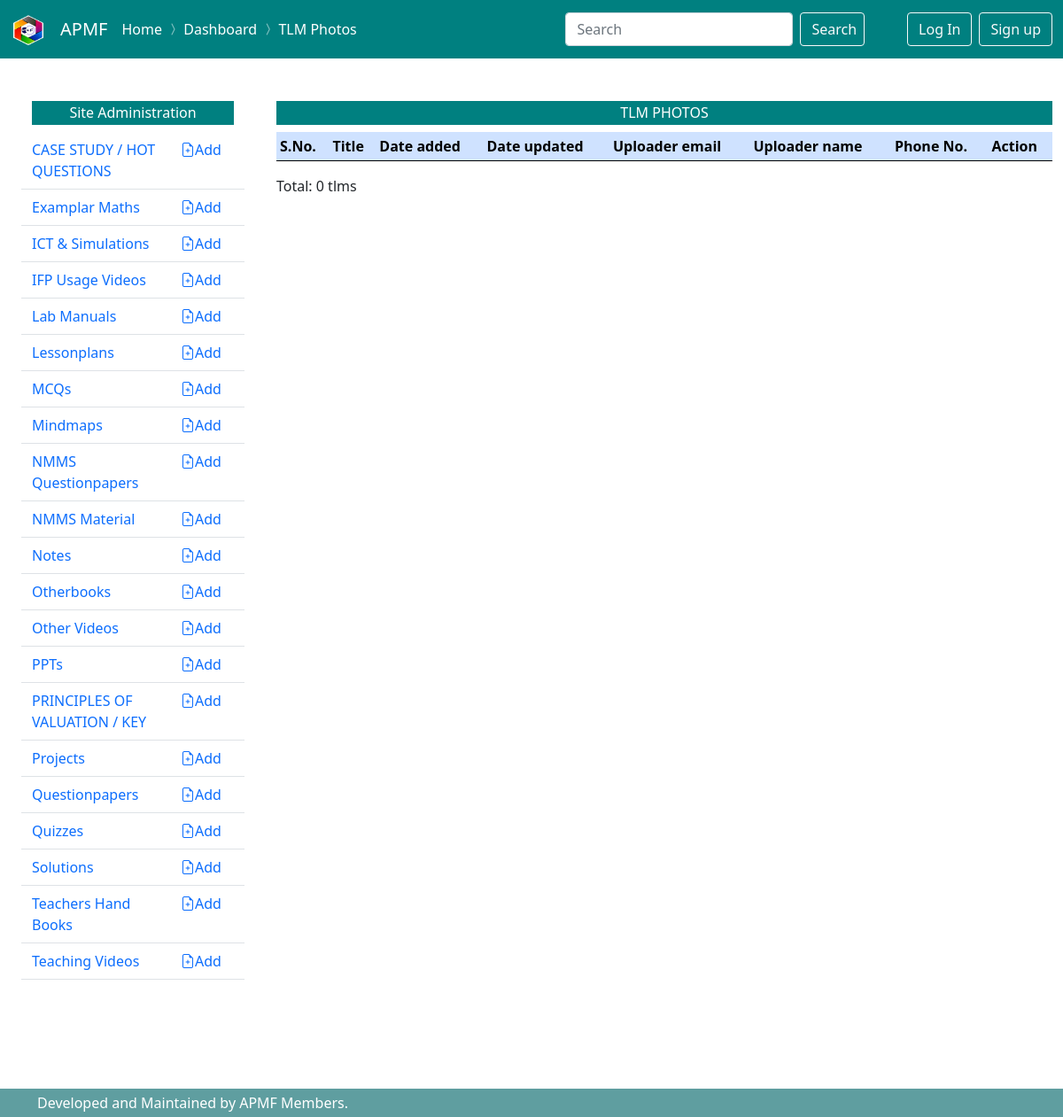
Page /dashboard/tlm/ on the earlier database version.
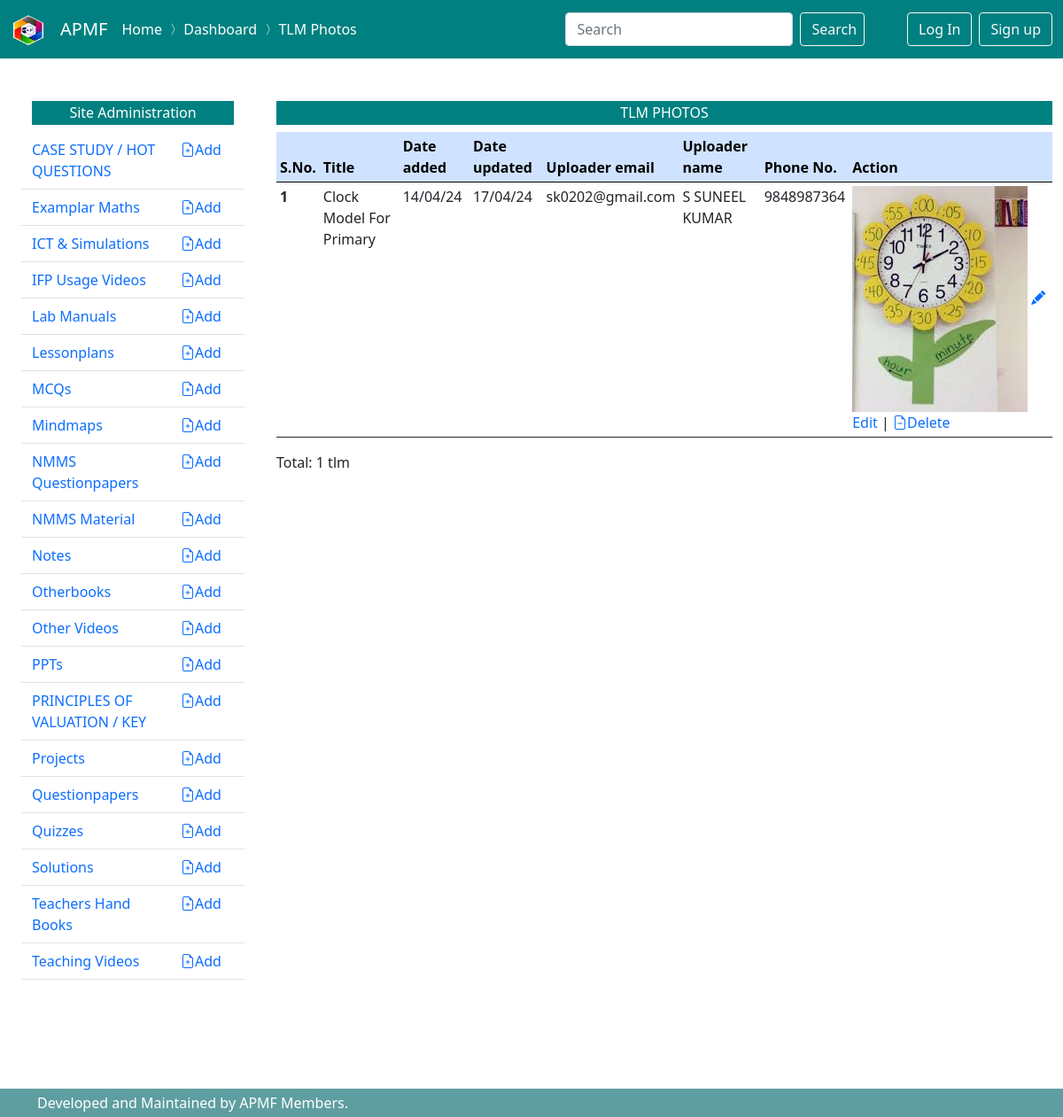
Same page on the later database version.
### tlms/models.py (models this page shows, shortened)
class Tlm(models.Model):
    title = models.CharField(max_length = 100)
    description = models.CharField(max_length = 100, blank=True)
    date_added = models.DateTimeField(auto_now_add=True)
    date_updated = models.DateTimeField(auto_now = True)
    uploaded_by = models.ForeignKey(get_user_model(), on_delete=models.CASCADE)
    image = models.ImageField('TLM Photo', upload_to='images')
    image_thumbnail = ImageSpecField(source='image',
                                      processors=[ResizeToFill(100, 50)],
                                      format='JPEG',
                                      options={'quality': 60})
    class Meta:
        verbose_name = ("TLM Photo")
        verbose_name_plural = ("TLM Photos")

### users/models.py (models this page shows, shortened)
class MyUser(AbstractBaseUser):
    email=models.EmailField(
        verbose_name ='email address',
        max_length = 255,
        unique = True,
    )
    phone_number = models.CharField(max_length=10, validators=[RegexValidator(regex='^(\+?\d{1,3})?[-.\s]?\(?\d{3}\)?[-.\s]?\d{3}[-.\s]?\d{4}$')])
    name = models.CharField(max_length=50)
    is_active = models.BooleanField(default=True)
    is_admin = models.BooleanField(default=False)
    objects = MyUserManager()
    USERNAME_FIELD = 'email'
    REQUIRED_FIELDS = ['phone_number', 'name']

### dashboard/views.py (the view)
# urls.py: path('dashboard/tlm/', views.DashboardTlmListView.as_view(), name='dashboard_tlm_list'),
class DashboardTlmListView(tlm_views.TlmListView):
    template_name = 'dashboard/tlms/list.html'
    success_url = reverse_lazy('dashboard_tlm_list')

### tlms/views.py (called while the page is built)
    def get_context_data(self, **kwargs):
        context = super().get_context_data(**kwargs)
        context['requests'] = Message.objects.filter(request_for = 'tlm_photos')
        return context

### dashboard/templates/dashboard/tlms/list.html (shortened to what this page needs)
{% extends "dashboard/dashboard.html" %}
{% load static %}
{% load imagekit %}
{% block navigation %}
<span class="navbar-text" >
  <a href="{% url "home" %}" style ="text-decoration:none">Home</a>
  <i class="bi bi-chevron-compact-right"></i>
  <a href="{% url "dashboard" %}" style ="text-decoration:none">Dashboard</a>
  <i class="bi bi-chevron-compact-right"></i>
  <a href="#" style ="text-decoration:none">TLM Photos</a>
</span>
{% endblock navigation %}
{% block content %}
<h6 class ="p-1 text-center" style="background-color:teal; color:white"> TLM PHOTOS</h6>
<table class="table table-sm table-hover">
    <thead class="table-primary" >
      <tr  >
        <th scope="col">S.No.</th>
        <th scope="col">Title</th>
        <th scope="col">Date added</th>
        <th scope="col">Date updated</th>
        <th scope="col">Uploader email</th>
        <th scope="col">Uploader name</th>
        <th scope="col">Phone No.</th>
        <th scope="col">Action</th>
      </tr>
    </thead>
    <tbody>
        {% for tlm in  tlms %}
      <tr>
        <th scope="row">{{forloop.counter}}</th>
        <td>{{tlm.title|title}}</td>
        <td>{{tlm.date_added|date:'d/m/y'}}</td>
        <td>{{tlm.date_updated|date:'d/m/y'}}</td>
        <td>{{tlm.uploaded_by.email}}</td>
        <td>{{tlm.uploaded_by.name|upper}}</td>
        <td>{{tlm.uploaded_by.phone_number}}</td>
        <td><img src="{{ tlm.image_thumbnail.url }}" alt="tlm_photo">
          <a style="text-decoration:none;" href= '{% url "dashboard_tlm_update" tlm.pk %}'><i class="bi bi-pencil-fill"></i>Edit </a>|
          <a style="text-decoration:none;" href= '{% url "dashboard_tlm_delete" tlm.pk %}'><i class="bi bi-file-earmark-minus"></i>Delete </a> </td>
      </tr>
      {% endfor %}
      </table>
      Total: {{tlms|length}} tlm{{tlms|length|pluralize:'s'}}
{% endblock content %}

Differences in the rows shown:
added Tlm: title "Clock Model For Primary", date_added "14/04/24", date_updated "17/04/24", uploaded_by.email "sk0202@gmail.com", uploaded_by.name "S SUNEEL KUMAR", uploaded_by.phone_number "9848987364", image_thumbnail (picture)
Other differences:
{{ tlms|length }}: "0" → "1"
